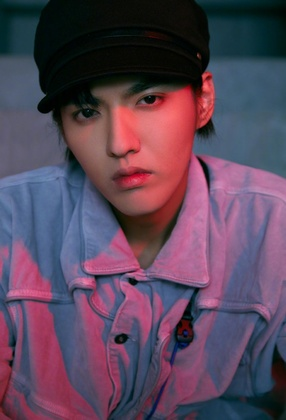
%> input picture DIP/Intensity transformations/kris(1).jpg, 286 x 420 px, shrunk from 680 x 1000 before the run
$ octave --eval "result = myim2bw(imread('../../Intensity transformations/kris(1).jpg'));"   (GNU Octave 9; MATLAB toolbox functions it lacks are replaced by stand-ins)
%> lines starting %> are read from the running program, lines starting %| are printed output that depends on the picture; in (x1, y1, x2, y2) boxes, pixels count from 0 and x2, y2 are one past the last pixel; in counts of white or black regions, pixels touching at a corner belong together; the program's own positions count from 1
### DIP/final_KS/Function/mygraythresh.m
% 函数mygraythresh:确定阈值
% 输入参数:I:原图像
% 输出参数:阈值level
function [level,em] = mygraythresh(I)
narginchk(1,1);%验证输入参数数目
validateattributes(I,{'uint8','uint16','double','single','int16'},{'nonsparse'});%对函数输入进行检查
if ~isempty(I)
  I = im2uint8(I(:));%将输入转换为无符号8位整型
  num_bins = 256;%设置灰度级为256级
  counts = imhist(I,num_bins);%imhist(I,n)其中，I为灰度的输入图像，n为指定的灰度级数目，缺省值为256；
  p = counts / sum(counts);%每一个灰度级下的像素点的个数除以总的像素点得到该灰度级发生的概率
  omega = cumsum(p);%求累加和。按行累加，即概率分布
  mu = cumsum(p .* (1:num_bins)');%灰度级的累加和
  mu_t = mu(end);%整个图像的平均灰度即mu的最后一个值
  sigma_b_squared = (mu_t * omega - mu).^2 ./ (omega .* (1 - omega)); %%求类间方差
  maxval = max(sigma_b_squared);
  isfinite_maxval = isfinite(maxval);
  if isfinite_maxval
    idx = mean(find(sigma_b_squared == maxval));
    level = (idx - 1) / (num_bins - 1);
  else
    level = 0.0;
  end
else
  level = 0.0;
  isfinite_maxval = false;
end
if nargout > 1
  if isfinite_maxval
    em = maxval/(sum(p.*((1:num_bins).^2)') - mu_t^2);
  else
    em = 0;
  end
end

### DIP/final_KS/Function/myrgb2gray.m
% 函数myrgb2gray:把 RGB 图像转换成灰度图像
% 输入参数:image:原图像
% 输出参数:灰度图像OUT
% 使用函数:size(x):求矩阵大小
%         double(x):增加精度
%         zeros():为矩阵分配空间
function gray=myrgb2gray(image)
[x,y,h]=size(image);%获取原图像的大小
image=double(image);%运算的时候用double,为了保持运算精度
if h==1
    gray=image;%如果只有一个通道说明是灰度图像，不需要做变换
else
    gray=zeros(x,y);%为输出图像分配空间
    for i = 1:x
        for j = 1:y
            gray(i,j)=image(i,j,1)*0.299+image(i,j,2)*0.587+image(i,j,3)*0.114;%根据公式计算
        end
    end
end
gray=uint8(gray);%存储的时候的一般存储为uint8类型，节省存储空间,显示的时候用uint8

### DIP/final_KS/Function/myim2bw.m
% 函数myim2bw:把 RGB 图像转换成二值图像
% 输入参数:image:原图像
% 输出参数:二值图像OUT
% 使用函数:size(x):求矩阵大小
%         double(x):增加精度
%         zeros():为矩阵分配空间
%         graythresh(image):获取阈值
function bw=myim2bw(image,th)
if nargin ==1
    threshold = mygraythresh(image);%自动确定二值化阈值
%> in mygraythresh, `counts = imhist(I,num_bins);`: counts = 256 values, max 5160 at index 1, min 0 at index 253, mean 1407.7
%> in mygraythresh, `p = counts / sum(counts);`: p = 256 values, max 0.0143 at index 1, min 0 at index 253, mean 0.00391
%> in mygraythresh, `omega = cumsum(p);`: omega = 256 values from 0.0143 to 1
%> in mygraythresh, `mu = cumsum(p .* (1:num_bins)');`: mu = 256 values from 0.0143 to 84.43
%> in mygraythresh, `mu_t = mu(end);`: mu_t = 84.43
%> in mygraythresh, `sigma_b_squared = (mu_t * omega - mu).^2 ./ (omega .* (1 - omega));`: sigma_b_squared = 256 values, max 1575.5 at index 78, min 2.43e-12 at index 256, mean 872.8
%> in mygraythresh, `maxval = max(sigma_b_squared);`: maxval = 1575.5
%> in mygraythresh, `isfinite_maxval = isfinite(maxval);`: isfinite_maxval = true
%> in mygraythresh, `idx = mean(find(sigma_b_squared == maxval));`: idx = 78
%> in mygraythresh, `level = (idx - 1) / (num_bins - 1);`: level = 0.302
else
    threshold=th;
end
image=myrgb2gray(image);%先将RGB图像转换为灰度图像
image=im2double(image);
[x,y]=size(image);%获取原图像的大小
bw=zeros(x,y);%为输出图像分配空间
for i = 1:x
    for j = 1:y
        if image(i,j)<threshold
            bw(i,j)=0;
        else
            bw(i,j)=255;
        end
    end
end
bw=logical(uint8(bw));
%> after the loop in myrgb2gray, `for i = 1:x`:
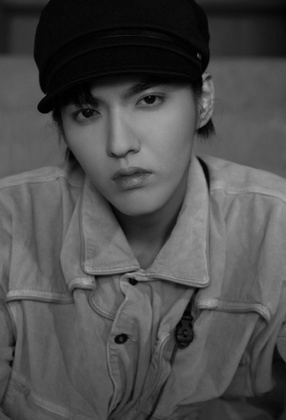
%> gray: size 420x286 double; min 0, max 171.7, mean 78.3
%> after the loop in myim2bw, `for i = 1:x`:
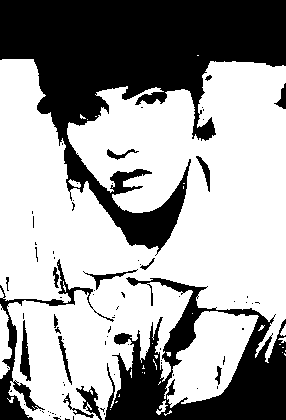
%> bw: size 420x286 double; 62.8% white; 82 black regions (64 under 20 px), largest, box (x1, y1, x2, y2) and area: (0, 0, 286, 256) 29491, (105, 277, 286, 420) 11115, (0, 259, 114, 420) 2046
